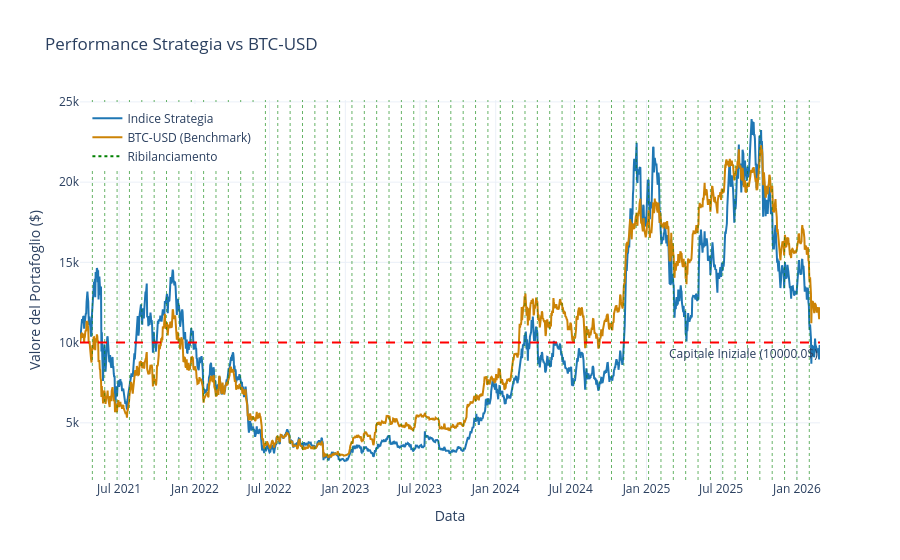
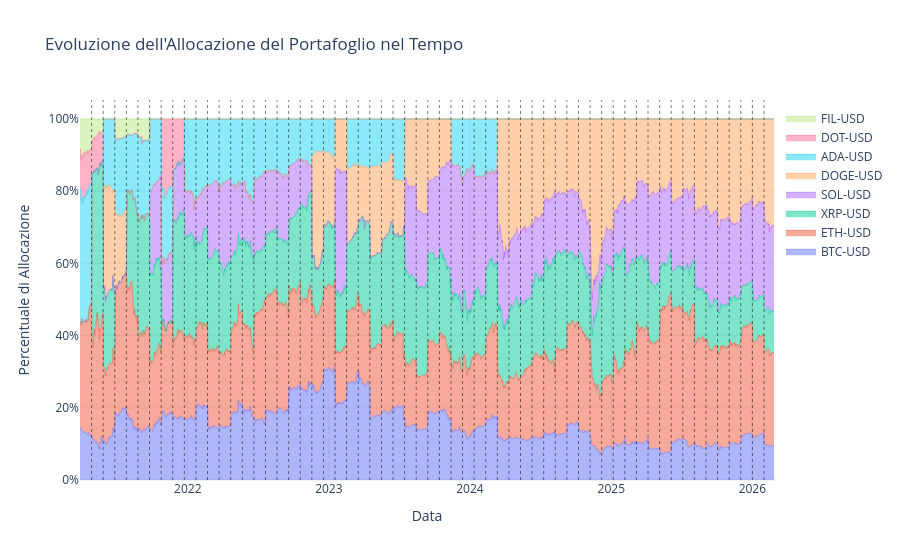

The notebook cell saved with these charts, in order:
### Code cell
# 1. Inizializziamo la strategia figlia con un capitale di partenza
strategy = VolMktCapStrategy(initial_value=10000.0)

# 2. Importiamo i dati
strategy.import_data(assets=conio_coin, timeframe="5y")

# 3. Eseguiamo il backtest (es. ribilanciamento ogni 30 giorni)

strategy.run_strategy(rebalance_freq_days=30)

# 4. Calcoliamo e stampiamo le statistiche
print("\n--- Statistiche di Performance ---")
stats_df = strategy.calculate_stats()
print(stats_df)

# 5. Mostriamo il grafico
strategy.plot_results()
strategy.plot_weights()

### Figure 1 — Plotly figure (JSON) as saved in the notebook; plotly's stock layout.template omitted (floating-point values rounded to 4 significant figures; data arrays with more than 128 entries replaced by an {"elided": "..."} marker saying what was removed)
{"data": [{"line": {"color": "#1f77b4", "width": 2}, "mode": "lines", "name": "Indice Strategia", "type": "scatter", "x": {"elided": "1797 str values"}, "y": {"elided": "1797 float values"}}, {"line": {"color": "#cc8306", "width": 2}, "mode": "lines", "name": "BTC-USD (Benchmark)", "type": "scatter", "x": {"elided": "1797 str values"}, "y": {"elided": "1797 float values"}}, {"line": {"color": "green", "dash": "dot"}, "mode": "lines", "name": "Ribilanciamento", "type": "scatter", "x": [null], "y": [null]}], "layout": {"annotations": [{"showarrow": false, "text": "Capitale Iniziale (10000.0$)", "x": 1, "xanchor": "right", "xref": "x domain", "y": 10000, "yanchor": "top", "yref": "y"}], "hovermode": "x unified", "legend": {"x": 0.01, "xanchor": "left", "y": 0.99, "yanchor": "top"}, "shapes": [{"line": {"color": "red", "dash": "dash"}, "type": "line", "x0": 0, "x1": 1, "xref": "x domain", "y0": 10000, "y1": 10000, "yref": "y"}, {"line": {"color": "green", "dash": "dot", "width": 1}, "opacity": 0.6, "type": "line", "x0": "2021-04-27T00:00:00+00:00", "x1": "2021-04-27T00:00:00+00:00", "xref": "x", "y0": 0, "y1": 1, "yref": "y domain"}, {"line": {"color": "green", "dash": "dot", "width": 1}, "opacity": 0.6, "type": "line", "x0": "2021-05-27T00:00:00+00:00", "x1": "2021-05-27T00:00:00+00:00", "xref": "x", "y0": 0, "y1": 1, "yref": "y domain"}, {"line": {"color": "green", "dash": "dot", "width": 1}, "opacity": 0.6, "type": "line", "x0": "2021-06-26T00:00:00+00:00", "x1": "2021-06-26T00:00:00+00:00", "xref": "x", "y0": 0, "y1": 1, "yref": "y domain"}, {"line": {"color": "green", "dash": "dot", "width": 1}, "opacity": 0.6, "type": "line", "x0": "2021-07-26T00:00:00+00:00", "x1": "2021-07-26T00:00:00+00:00", "xref": "x", "y0": 0, "y1": 1, "yref": "y domain"}, {"line": {"color": "green", "dash": "dot", "width": 1}, "opacity": 0.6, "type": "line", "x0": "2021-08-25T00:00:00+00:00", "x1": "2021-08-25T00:00:00+00:00", "xref": "x", "y0": 0, "y1": 1, "yref": "y domain"}, {"line": {"color": "green", "dash": "dot", "width": 1}, "opacity": 0.6, "type": "line", "x0": "2021-09-24T00:00:00+00:00", "x1": "2021-09-24T00:00:00+00:00", "xref": "x", "y0": 0, "y1": 1, "yref": "y domain"}, {"line": {"color": "green", "dash": "dot", "width": 1}, "opacity": 0.6, "type": "line", "x0": "2021-10-24T00:00:00+00:00", "x1": "2021-10-24T00:00:00+00:00", "xref": "x", "y0": 0, "y1": 1, "yref": "y domain"}, {"line": {"color": "green", "dash": "dot", "width": 1}, "opacity": 0.6, "type": "line", "x0": "2021-11-23T00:00:00+00:00", "x1": "2021-11-23T00:00:00+00:00", "xref": "x", "y0": 0, "y1": 1, "yref": "y domain"}, {"line": {"color": "green", "dash": "dot", "width": 1}, "opacity": 0.6, "type": "line", "x0": "2021-12-23T00:00:00+00:00", "x1": "2021-12-23T00:00:00+00:00", "xref": "x", "y0": 0, "y1": 1, "yref": "y domain"}, {"line": {"color": "green", "dash": "dot", "width": 1}, "opacity": 0.6, "type": "line", "x0": "2022-01-22T00:00:00+00:00", "x1": "2022-01-22T00:00:00+00:00", "xref": "x", "y0": 0, "y1": 1, "yref": "y domain"}, {"line": {"color": "green", "dash": "dot", "width": 1}, "opacity": 0.6, "type": "line", "x0": "2022-02-21T00:00:00+00:00", "x1": "2022-02-21T00:00:00+00:00", "xref": "x", "y0": 0, "y1": 1, "yref": "y domain"}, {"line": {"color": "green", "dash": "dot", "width": 1}, "opacity": 0.6, "type": "line", "x0": "2022-03-23T00:00:00+00:00", "x1": "2022-03-23T00:00:00+00:00", "xref": "x", "y0": 0, "y1": 1, "yref": "y domain"}, {"line": {"color": "green", "dash": "dot", "width": 1}, "opacity": 0.6, "type": "line", "x0": "2022-04-22T00:00:00+00:00", "x1": "2022-04-22T00:00:00+00:00", "xref": "x", "y0": 0, "y1": 1, "yref": "y domain"}, {"line": {"color": "green", "dash": "dot", "width": 1}, "opacity": 0.6, "type": "line", "x0": "2022-05-22T00:00:00+00:00", "x1": "2022-05-22T00:00:00+00:00", "xref": "x", "y0": 0, "y1": 1, "yref": "y domain"}, {"line": {"color": "green", "dash": "dot", "width": 1}, "opacity": 0.6, "type": "line", "x0": "2022-06-21T00:00:00+00:00", "x1": "2022-06-21T00:00:00+00:00", "xref": "x", "y0": 0, "y1": 1, "yref": "y domain"}, {"line": {"color": "green", "dash": "dot", "width": 1}, "opacity": 0.6, "type": "line", "x0": "2022-07-21T00:00:00+00:00", "x1": "2022-07-21T00:00:00+00:00", "xref": "x", "y0": 0, "y1": 1, "yref": "y domain"}, {"line": {"color": "green", "dash": "dot", "width": 1}, "opacity": 0.6, "type": "line", "x0": "2022-08-20T00:00:00+00:00", "x1": "2022-08-20T00:00:00+00:00", "xref": "x", "y0": 0, "y1": 1, "yref": "y domain"}, {"line": {"color": "green", "dash": "dot", "width": 1}, "opacity": 0.6, "type": "line", "x0": "2022-09-19T00:00:00+00:00", "x1": "2022-09-19T00:00:00+00:00", "xref": "x", "y0": 0, "y1": 1, "yref": "y domain"}, {"line": {"color": "green", "dash": "dot", "width": 1}, "opacity": 0.6, "type": "line", "x0": "2022-10-19T00:00:00+00:00", "x1": "2022-10-19T00:00:00+00:00", "xref": "x", "y0": 0, "y1": 1, "yref": "y domain"}, {"line": {"color": "green", "dash": "dot", "width": 1}, "opacity": 0.6, "type": "line", "x0": "2022-11-18T00:00:00+00:00", "x1": "2022-11-18T00:00:00+00:00", "xref": "x", "y0": 0, "y1": 1, "yref": "y domain"}, {"line": {"color": "green", "dash": "dot", "width": 1}, "opacity": 0.6, "type": "line", "x0": "2022-12-18T00:00:00+00:00", "x1": "2022-12-18T00:00:00+00:00", "xref": "x", "y0": 0, "y1": 1, "yref": "y domain"}, {"line": {"color": "green", "dash": "dot", "width": 1}, "opacity": 0.6, "type": "line", "x0": "2023-01-17T00:00:00+00:00", "x1": "2023-01-17T00:00:00+00:00", "xref": "x", "y0": 0, "y1": 1, "yref": "y domain"}, {"line": {"color": "green", "dash": "dot", "width": 1}, "opacity": 0.6, "type": "line", "x0": "2023-02-16T00:00:00+00:00", "x1": "2023-02-16T00:00:00+00:00", "xref": "x", "y0": 0, "y1": 1, "yref": "y domain"}, {"line": {"color": "green", "dash": "dot", "width": 1}, "opacity": 0.6, "type": "line", "x0": "2023-03-18T00:00:00+00:00", "x1": "2023-03-18T00:00:00+00:00", "xref": "x", "y0": 0, "y1": 1, "yref": "y domain"}, {"line": {"color": "green", "dash": "dot", "width": 1}, "opacity": 0.6, "type": "line", "x0": "2023-04-17T00:00:00+00:00", "x1": "2023-04-17T00:00:00+00:00", "xref": "x", "y0": 0, "y1": 1, "yref": "y domain"}, {"line": {"color": "green", "dash": "dot", "width": 1}, "opacity": 0.6, "type": "line", "x0": "2023-05-17T00:00:00+00:00", "x1": "2023-05-17T00:00:00+00:00", "xref": "x", "y0": 0, "y1": 1, "yref": "y domain"}, {"line": {"color": "green", "dash": "dot", "width": 1}, "opacity": 0.6, "type": "line", "x0": "2023-06-16T00:00:00+00:00", "x1": "2023-06-16T00:00:00+00:00", "xref": "x", "y0": 0, "y1": 1, "yref": "y domain"}, {"line": {"color": "green", "dash": "dot", "width": 1}, "opacity": 0.6, "type": "line", "x0": "2023-07-16T00:00:00+00:00", "x1": "2023-07-16T00:00:00+00:00", "xref": "x", "y0": 0, "y1": 1, "yref": "y domain"}, {"line": {"color": "green", "dash": "dot", "width": 1}, "opacity": 0.6, "type": "line", "x0": "2023-08-15T00:00:00+00:00", "x1": "2023-08-15T00:00:00+00:00", "xref": "x", "y0": 0, "y1": 1, "yref": "y domain"}, {"line": {"color": "green", "dash": "dot", "width": 1}, "opacity": 0.6, "type": "line", "x0": "2023-09-14T00:00:00+00:00", "x1": "2023-09-14T00:00:00+00:00", "xref": "x", "y0": 0, "y1": 1, "yref": "y domain"}, {"line": {"color": "green", "dash": "dot", "width": 1}, "opacity": 0.6, "type": "line", "x0": "2023-10-14T00:00:00+00:00", "x1": "2023-10-14T00:00:00+00:00", "xref": "x", "y0": 0, "y1": 1, "yref": "y domain"}, {"line": {"color": "green", "dash": "dot", "width": 1}, "opacity": 0.6, "type": "line", "x0": "2023-11-13T00:00:00+00:00", "x1": "2023-11-13T00:00:00+00:00", "xref": "x", "y0": 0, "y1": 1, "yref": "y domain"}, {"line": {"color": "green", "dash": "dot", "width": 1}, "opacity": 0.6, "type": "line", "x0": "2023-12-13T00:00:00+00:00", "x1": "2023-12-13T00:00:00+00:00", "xref": "x", "y0": 0, "y1": 1, "yref": "y domain"}, {"line": {"color": "green", "dash": "dot", "width": 1}, "opacity": 0.6, "type": "line", "x0": "2024-01-12T00:00:00+00:00", "x1": "2024-01-12T00:00:00+00:00", "xref": "x", "y0": 0, "y1": 1, "yref": "y domain"}, {"line": {"color": "green", "dash": "dot", "width": 1}, "opacity": 0.6, "type": "line", "x0": "2024-02-11T00:00:00+00:00", "x1": "2024-02-11T00:00:00+00:00", "xref": "x", "y0": 0, "y1": 1, "yref": "y domain"}, {"line": {"color": "green", "dash": "dot", "width": 1}, "opacity": 0.6, "type": "line", "x0": "2024-03-12T00:00:00+00:00", "x1": "2024-03-12T00:00:00+00:00", "xref": "x", "y0": 0, "y1": 1, "yref": "y domain"}, {"line": {"color": "green", "dash": "dot", "width": 1}, "opacity": 0.6, "type": "line", "x0": "2024-04-11T00:00:00+00:00", "x1": "2024-04-11T00:00:00+00:00", "xref": "x", "y0": 0, "y1": 1, "yref": "y domain"}, {"line": {"color": "green", "dash": "dot", "width": 1}, "opacity": 0.6, "type": "line", "x0": "2024-05-11T00:00:00+00:00", "x1": "2024-05-11T00:00:00+00:00", "xref": "x", "y0": 0, "y1": 1, "yref": "y domain"}, {"line": {"color": "green", "dash": "dot", "width": 1}, "opacity": 0.6, "type": "line", "x0": "2024-06-10T00:00:00+00:00", "x1": "2024-06-10T00:00:00+00:00", "xref": "x", "y0": 0, "y1": 1, "yref": "y domain"}, {"line": {"color": "green", "dash": "dot", "width": 1}, "opacity": 0.6, "type": "line", "x0": "2024-07-10T00:00:00+00:00", "x1": "2024-07-10T00:00:00+00:00", "xref": "x", "y0": 0, "y1": 1, "yref": "y domain"}, {"line": {"color": "green", "dash": "dot", "width": 1}, "opacity": 0.6, "type": "line", "x0": "2024-08-09T00:00:00+00:00", "x1": "2024-08-09T00:00:00+00:00", "xref": "x", "y0": 0, "y1": 1, "yref": "y domain"}, {"line": {"color": "green", "dash": "dot", "width": 1}, "opacity": 0.6, "type": "line", "x0": "2024-09-08T00:00:00+00:00", "x1": "2024-09-08T00:00:00+00:00", "xref": "x", "y0": 0, "y1": 1, "yref": "y domain"}, {"line": {"color": "green", "dash": "dot", "width": 1}, "opacity": 0.6, "type": "line", "x0": "2024-10-08T00:00:00+00:00", "x1": "2024-10-08T00:00:00+00:00", "xref": "x", "y0": 0, "y1": 1, "yref": "y domain"}, {"line": {"color": "green", "dash": "dot", "width": 1}, "opacity": 0.6, "type": "line", "x0": "2024-11-07T00:00:00+00:00", "x1": "2024-11-07T00:00:00+00:00", "xref": "x", "y0": 0, "y1": 1, "yref": "y domain"}, {"line": {"color": "green", "dash": "dot", "width": 1}, "opacity": 0.6, "type": "line", "x0": "2024-12-07T00:00:00+00:00", "x1": "2024-12-07T00:00:00+00:00", "xref": "x", "y0": 0, "y1": 1, "yref": "y domain"}, {"line": {"color": "green", "dash": "dot", "width": 1}, "opacity": 0.6, "type": "line", "x0": "2025-01-06T00:00:00+00:00", "x1": "2025-01-06T00:00:00+00:00", "xref": "x", "y0": 0, "y1": 1, "yref": "y domain"}, {"line": {"color": "green", "dash": "dot", "width": 1}, "opacity": 0.6, "type": "line", "x0": "2025-02-05T00:00:00+00:00", "x1": "2025-02-05T00:00:00+00:00", "xref": "x", "y0": 0, "y1": 1, "yref": "y domain"}, {"line": {"color": "green", "dash": "dot", "width": 1}, "opacity": 0.6, "type": "line", "x0": "2025-03-07T00:00:00+00:00", "x1": "2025-03-07T00:00:00+00:00", "xref": "x", "y0": 0, "y1": 1, "yref": "y domain"}, {"line": {"color": "green", "dash": "dot", "width": 1}, "opacity": 0.6, "type": "line", "x0": "2025-04-06T00:00:00+00:00", "x1": "2025-04-06T00:00:00+00:00", "xref": "x", "y0": 0, "y1": 1, "yref": "y domain"}, {"line": {"color": "green", "dash": "dot", "width": 1}, "opacity": 0.6, "type": "line", "x0": "2025-05-06T00:00:00+00:00", "x1": "2025-05-06T00:00:00+00:00", "xref": "x", "y0": 0, "y1": 1, "yref": "y domain"}, {"line": {"color": "green", "dash": "dot", "width": 1}, "opacity": 0.6, "type": "line", "x0": "2025-06-05T00:00:00+00:00", "x1": "2025-06-05T00:00:00+00:00", "xref": "x", "y0": 0, "y1": 1, "yref": "y domain"}, {"line": {"color": "green", "dash": "dot", "width": 1}, "opacity": 0.6, "type": "line", "x0": "2025-07-05T00:00:00+00:00", "x1": "2025-07-05T00:00:00+00:00", "xref": "x", "y0": 0, "y1": 1, "yref": "y domain"}, {"line": {"color": "green", "dash": "dot", "width": 1}, "opacity": 0.6, "type": "line", "x0": "2025-08-04T00:00:00+00:00", "x1": "2025-08-04T00:00:00+00:00", "xref": "x", "y0": 0, "y1": 1, "yref": "y domain"}, {"line": {"color": "green", "dash": "dot", "width": 1}, "opacity": 0.6, "type": "line", "x0": "2025-09-03T00:00:00+00:00", "x1": "2025-09-03T00:00:00+00:00", "xref": "x", "y0": 0, "y1": 1, "yref": "y domain"}, {"line": {"color": "green", "dash": "dot", "width": 1}, "opacity": 0.6, "type": "line", "x0": "2025-10-03T00:00:00+00:00", "x1": "2025-10-03T00:00:00+00:00", "xref": "x", "y0": 0, "y1": 1, "yref": "y domain"}, {"line": {"color": "green", "dash": "dot", "width": 1}, "opacity": 0.6, "type": "line", "x0": "2025-11-02T00:00:00+00:00", "x1": "2025-11-02T00:00:00+00:00", "xref": "x", "y0": 0, "y1": 1, "yref": "y domain"}, {"line": {"color": "green", "dash": "dot", "width": 1}, "opacity": 0.6, "type": "line", "x0": "2025-12-02T00:00:00+00:00", "x1": "2025-12-02T00:00:00+00:00", "xref": "x", "y0": 0, "y1": 1, "yref": "y domain"}, {"line": {"color": "green", "dash": "dot", "width": 1}, "opacity": 0.6, "type": "line", "x0": "2026-01-01T00:00:00+00:00", "x1": "2026-01-01T00:00:00+00:00", "xref": "x", "y0": 0, "y1": 1, "yref": "y domain"}, {"line": {"color": "green", "dash": "dot", "width": 1}, "opacity": 0.6, "type": "line", "x0": "2026-01-31T00:00:00+00:00", "x1": "2026-01-31T00:00:00+00:00", "xref": "x", "y0": 0, "y1": 1, "yref": "y domain"}], "title": {"text": "Performance Strategia vs BTC-USD"}, "xaxis": {"title": {"text": "Data"}}, "yaxis": {"title": {"text": "Valore del Portafoglio ($)"}}}}

### Figure 2 — Plotly figure (JSON) as saved in the notebook; plotly's stock layout.template omitted (floating-point values rounded to 4 significant figures; data arrays with more than 128 entries replaced by an {"elided": "..."} marker saying what was removed)
{"data": [{"line": {"width": 0.5}, "mode": "lines", "name": "BTC-USD", "stackgroup": "one", "type": "scatter", "x": {"elided": "1797 str values"}, "y": {"elided": "1797 float values"}}, {"line": {"width": 0.5}, "mode": "lines", "name": "ETH-USD", "stackgroup": "one", "type": "scatter", "x": {"elided": "1797 str values"}, "y": {"elided": "1797 float values"}}, {"line": {"width": 0.5}, "mode": "lines", "name": "XRP-USD", "stackgroup": "one", "type": "scatter", "x": {"elided": "1797 str values"}, "y": {"elided": "1797 float values"}}, {"line": {"width": 0.5}, "mode": "lines", "name": "SOL-USD", "stackgroup": "one", "type": "scatter", "x": {"elided": "1797 str values"}, "y": {"elided": "1797 float values"}}, {"line": {"width": 0.5}, "mode": "lines", "name": "DOGE-USD", "stackgroup": "one", "type": "scatter", "x": {"elided": "1797 str values"}, "y": {"elided": "1797 float values"}}, {"line": {"width": 0.5}, "mode": "lines", "name": "ADA-USD", "stackgroup": "one", "type": "scatter", "x": {"elided": "1797 str values"}, "y": {"elided": "1797 float values"}}, {"line": {"width": 0.5}, "mode": "lines", "name": "DOT-USD", "stackgroup": "one", "type": "scatter", "x": {"elided": "1797 str values"}, "y": {"elided": "1797 float values"}}, {"line": {"width": 0.5}, "mode": "lines", "name": "FIL-USD", "stackgroup": "one", "type": "scatter", "x": {"elided": "1797 str values"}, "y": {"elided": "1797 float values"}}], "layout": {"hovermode": "x unified", "legend": {"x": 1.01, "xanchor": "left", "y": 0.99, "yanchor": "top"}, "shapes": [{"line": {"color": "black", "dash": "dot", "width": 1}, "opacity": 0.5, "type": "line", "x0": "2021-04-27T00:00:00+00:00", "x1": "2021-04-27T00:00:00+00:00", "xref": "x", "y0": 0, "y1": 1, "yref": "y domain"}, {"line": {"color": "black", "dash": "dot", "width": 1}, "opacity": 0.5, "type": "line", "x0": "2021-05-27T00:00:00+00:00", "x1": "2021-05-27T00:00:00+00:00", "xref": "x", "y0": 0, "y1": 1, "yref": "y domain"}, {"line": {"color": "black", "dash": "dot", "width": 1}, "opacity": 0.5, "type": "line", "x0": "2021-06-26T00:00:00+00:00", "x1": "2021-06-26T00:00:00+00:00", "xref": "x", "y0": 0, "y1": 1, "yref": "y domain"}, {"line": {"color": "black", "dash": "dot", "width": 1}, "opacity": 0.5, "type": "line", "x0": "2021-07-26T00:00:00+00:00", "x1": "2021-07-26T00:00:00+00:00", "xref": "x", "y0": 0, "y1": 1, "yref": "y domain"}, {"line": {"color": "black", "dash": "dot", "width": 1}, "opacity": 0.5, "type": "line", "x0": "2021-08-25T00:00:00+00:00", "x1": "2021-08-25T00:00:00+00:00", "xref": "x", "y0": 0, "y1": 1, "yref": "y domain"}, {"line": {"color": "black", "dash": "dot", "width": 1}, "opacity": 0.5, "type": "line", "x0": "2021-09-24T00:00:00+00:00", "x1": "2021-09-24T00:00:00+00:00", "xref": "x", "y0": 0, "y1": 1, "yref": "y domain"}, {"line": {"color": "black", "dash": "dot", "width": 1}, "opacity": 0.5, "type": "line", "x0": "2021-10-24T00:00:00+00:00", "x1": "2021-10-24T00:00:00+00:00", "xref": "x", "y0": 0, "y1": 1, "yref": "y domain"}, {"line": {"color": "black", "dash": "dot", "width": 1}, "opacity": 0.5, "type": "line", "x0": "2021-11-23T00:00:00+00:00", "x1": "2021-11-23T00:00:00+00:00", "xref": "x", "y0": 0, "y1": 1, "yref": "y domain"}, {"line": {"color": "black", "dash": "dot", "width": 1}, "opacity": 0.5, "type": "line", "x0": "2021-12-23T00:00:00+00:00", "x1": "2021-12-23T00:00:00+00:00", "xref": "x", "y0": 0, "y1": 1, "yref": "y domain"}, {"line": {"color": "black", "dash": "dot", "width": 1}, "opacity": 0.5, "type": "line", "x0": "2022-01-22T00:00:00+00:00", "x1": "2022-01-22T00:00:00+00:00", "xref": "x", "y0": 0, "y1": 1, "yref": "y domain"}, {"line": {"color": "black", "dash": "dot", "width": 1}, "opacity": 0.5, "type": "line", "x0": "2022-02-21T00:00:00+00:00", "x1": "2022-02-21T00:00:00+00:00", "xref": "x", "y0": 0, "y1": 1, "yref": "y domain"}, {"line": {"color": "black", "dash": "dot", "width": 1}, "opacity": 0.5, "type": "line", "x0": "2022-03-23T00:00:00+00:00", "x1": "2022-03-23T00:00:00+00:00", "xref": "x", "y0": 0, "y1": 1, "yref": "y domain"}, {"line": {"color": "black", "dash": "dot", "width": 1}, "opacity": 0.5, "type": "line", "x0": "2022-04-22T00:00:00+00:00", "x1": "2022-04-22T00:00:00+00:00", "xref": "x", "y0": 0, "y1": 1, "yref": "y domain"}, {"line": {"color": "black", "dash": "dot", "width": 1}, "opacity": 0.5, "type": "line", "x0": "2022-05-22T00:00:00+00:00", "x1": "2022-05-22T00:00:00+00:00", "xref": "x", "y0": 0, "y1": 1, "yref": "y domain"}, {"line": {"color": "black", "dash": "dot", "width": 1}, "opacity": 0.5, "type": "line", "x0": "2022-06-21T00:00:00+00:00", "x1": "2022-06-21T00:00:00+00:00", "xref": "x", "y0": 0, "y1": 1, "yref": "y domain"}, {"line": {"color": "black", "dash": "dot", "width": 1}, "opacity": 0.5, "type": "line", "x0": "2022-07-21T00:00:00+00:00", "x1": "2022-07-21T00:00:00+00:00", "xref": "x", "y0": 0, "y1": 1, "yref": "y domain"}, {"line": {"color": "black", "dash": "dot", "width": 1}, "opacity": 0.5, "type": "line", "x0": "2022-08-20T00:00:00+00:00", "x1": "2022-08-20T00:00:00+00:00", "xref": "x", "y0": 0, "y1": 1, "yref": "y domain"}, {"line": {"color": "black", "dash": "dot", "width": 1}, "opacity": 0.5, "type": "line", "x0": "2022-09-19T00:00:00+00:00", "x1": "2022-09-19T00:00:00+00:00", "xref": "x", "y0": 0, "y1": 1, "yref": "y domain"}, {"line": {"color": "black", "dash": "dot", "width": 1}, "opacity": 0.5, "type": "line", "x0": "2022-10-19T00:00:00+00:00", "x1": "2022-10-19T00:00:00+00:00", "xref": "x", "y0": 0, "y1": 1, "yref": "y domain"}, {"line": {"color": "black", "dash": "dot", "width": 1}, "opacity": 0.5, "type": "line", "x0": "2022-11-18T00:00:00+00:00", "x1": "2022-11-18T00:00:00+00:00", "xref": "x", "y0": 0, "y1": 1, "yref": "y domain"}, {"line": {"color": "black", "dash": "dot", "width": 1}, "opacity": 0.5, "type": "line", "x0": "2022-12-18T00:00:00+00:00", "x1": "2022-12-18T00:00:00+00:00", "xref": "x", "y0": 0, "y1": 1, "yref": "y domain"}, {"line": {"color": "black", "dash": "dot", "width": 1}, "opacity": 0.5, "type": "line", "x0": "2023-01-17T00:00:00+00:00", "x1": "2023-01-17T00:00:00+00:00", "xref": "x", "y0": 0, "y1": 1, "yref": "y domain"}, {"line": {"color": "black", "dash": "dot", "width": 1}, "opacity": 0.5, "type": "line", "x0": "2023-02-16T00:00:00+00:00", "x1": "2023-02-16T00:00:00+00:00", "xref": "x", "y0": 0, "y1": 1, "yref": "y domain"}, {"line": {"color": "black", "dash": "dot", "width": 1}, "opacity": 0.5, "type": "line", "x0": "2023-03-18T00:00:00+00:00", "x1": "2023-03-18T00:00:00+00:00", "xref": "x", "y0": 0, "y1": 1, "yref": "y domain"}, {"line": {"color": "black", "dash": "dot", "width": 1}, "opacity": 0.5, "type": "line", "x0": "2023-04-17T00:00:00+00:00", "x1": "2023-04-17T00:00:00+00:00", "xref": "x", "y0": 0, "y1": 1, "yref": "y domain"}, {"line": {"color": "black", "dash": "dot", "width": 1}, "opacity": 0.5, "type": "line", "x0": "2023-05-17T00:00:00+00:00", "x1": "2023-05-17T00:00:00+00:00", "xref": "x", "y0": 0, "y1": 1, "yref": "y domain"}, {"line": {"color": "black", "dash": "dot", "width": 1}, "opacity": 0.5, "type": "line", "x0": "2023-06-16T00:00:00+00:00", "x1": "2023-06-16T00:00:00+00:00", "xref": "x", "y0": 0, "y1": 1, "yref": "y domain"}, {"line": {"color": "black", "dash": "dot", "width": 1}, "opacity": 0.5, "type": "line", "x0": "2023-07-16T00:00:00+00:00", "x1": "2023-07-16T00:00:00+00:00", "xref": "x", "y0": 0, "y1": 1, "yref": "y domain"}, {"line": {"color": "black", "dash": "dot", "width": 1}, "opacity": 0.5, "type": "line", "x0": "2023-08-15T00:00:00+00:00", "x1": "2023-08-15T00:00:00+00:00", "xref": "x", "y0": 0, "y1": 1, "yref": "y domain"}, {"line": {"color": "black", "dash": "dot", "width": 1}, "opacity": 0.5, "type": "line", "x0": "2023-09-14T00:00:00+00:00", "x1": "2023-09-14T00:00:00+00:00", "xref": "x", "y0": 0, "y1": 1, "yref": "y domain"}, {"line": {"color": "black", "dash": "dot", "width": 1}, "opacity": 0.5, "type": "line", "x0": "2023-10-14T00:00:00+00:00", "x1": "2023-10-14T00:00:00+00:00", "xref": "x", "y0": 0, "y1": 1, "yref": "y domain"}, {"line": {"color": "black", "dash": "dot", "width": 1}, "opacity": 0.5, "type": "line", "x0": "2023-11-13T00:00:00+00:00", "x1": "2023-11-13T00:00:00+00:00", "xref": "x", "y0": 0, "y1": 1, "yref": "y domain"}, {"line": {"color": "black", "dash": "dot", "width": 1}, "opacity": 0.5, "type": "line", "x0": "2023-12-13T00:00:00+00:00", "x1": "2023-12-13T00:00:00+00:00", "xref": "x", "y0": 0, "y1": 1, "yref": "y domain"}, {"line": {"color": "black", "dash": "dot", "width": 1}, "opacity": 0.5, "type": "line", "x0": "2024-01-12T00:00:00+00:00", "x1": "2024-01-12T00:00:00+00:00", "xref": "x", "y0": 0, "y1": 1, "yref": "y domain"}, {"line": {"color": "black", "dash": "dot", "width": 1}, "opacity": 0.5, "type": "line", "x0": "2024-02-11T00:00:00+00:00", "x1": "2024-02-11T00:00:00+00:00", "xref": "x", "y0": 0, "y1": 1, "yref": "y domain"}, {"line": {"color": "black", "dash": "dot", "width": 1}, "opacity": 0.5, "type": "line", "x0": "2024-03-12T00:00:00+00:00", "x1": "2024-03-12T00:00:00+00:00", "xref": "x", "y0": 0, "y1": 1, "yref": "y domain"}, {"line": {"color": "black", "dash": "dot", "width": 1}, "opacity": 0.5, "type": "line", "x0": "2024-04-11T00:00:00+00:00", "x1": "2024-04-11T00:00:00+00:00", "xref": "x", "y0": 0, "y1": 1, "yref": "y domain"}, {"line": {"color": "black", "dash": "dot", "width": 1}, "opacity": 0.5, "type": "line", "x0": "2024-05-11T00:00:00+00:00", "x1": "2024-05-11T00:00:00+00:00", "xref": "x", "y0": 0, "y1": 1, "yref": "y domain"}, {"line": {"color": "black", "dash": "dot", "width": 1}, "opacity": 0.5, "type": "line", "x0": "2024-06-10T00:00:00+00:00", "x1": "2024-06-10T00:00:00+00:00", "xref": "x", "y0": 0, "y1": 1, "yref": "y domain"}, {"line": {"color": "black", "dash": "dot", "width": 1}, "opacity": 0.5, "type": "line", "x0": "2024-07-10T00:00:00+00:00", "x1": "2024-07-10T00:00:00+00:00", "xref": "x", "y0": 0, "y1": 1, "yref": "y domain"}, {"line": {"color": "black", "dash": "dot", "width": 1}, "opacity": 0.5, "type": "line", "x0": "2024-08-09T00:00:00+00:00", "x1": "2024-08-09T00:00:00+00:00", "xref": "x", "y0": 0, "y1": 1, "yref": "y domain"}, {"line": {"color": "black", "dash": "dot", "width": 1}, "opacity": 0.5, "type": "line", "x0": "2024-09-08T00:00:00+00:00", "x1": "2024-09-08T00:00:00+00:00", "xref": "x", "y0": 0, "y1": 1, "yref": "y domain"}, {"line": {"color": "black", "dash": "dot", "width": 1}, "opacity": 0.5, "type": "line", "x0": "2024-10-08T00:00:00+00:00", "x1": "2024-10-08T00:00:00+00:00", "xref": "x", "y0": 0, "y1": 1, "yref": "y domain"}, {"line": {"color": "black", "dash": "dot", "width": 1}, "opacity": 0.5, "type": "line", "x0": "2024-11-07T00:00:00+00:00", "x1": "2024-11-07T00:00:00+00:00", "xref": "x", "y0": 0, "y1": 1, "yref": "y domain"}, {"line": {"color": "black", "dash": "dot", "width": 1}, "opacity": 0.5, "type": "line", "x0": "2024-12-07T00:00:00+00:00", "x1": "2024-12-07T00:00:00+00:00", "xref": "x", "y0": 0, "y1": 1, "yref": "y domain"}, {"line": {"color": "black", "dash": "dot", "width": 1}, "opacity": 0.5, "type": "line", "x0": "2025-01-06T00:00:00+00:00", "x1": "2025-01-06T00:00:00+00:00", "xref": "x", "y0": 0, "y1": 1, "yref": "y domain"}, {"line": {"color": "black", "dash": "dot", "width": 1}, "opacity": 0.5, "type": "line", "x0": "2025-02-05T00:00:00+00:00", "x1": "2025-02-05T00:00:00+00:00", "xref": "x", "y0": 0, "y1": 1, "yref": "y domain"}, {"line": {"color": "black", "dash": "dot", "width": 1}, "opacity": 0.5, "type": "line", "x0": "2025-03-07T00:00:00+00:00", "x1": "2025-03-07T00:00:00+00:00", "xref": "x", "y0": 0, "y1": 1, "yref": "y domain"}, {"line": {"color": "black", "dash": "dot", "width": 1}, "opacity": 0.5, "type": "line", "x0": "2025-04-06T00:00:00+00:00", "x1": "2025-04-06T00:00:00+00:00", "xref": "x", "y0": 0, "y1": 1, "yref": "y domain"}, {"line": {"color": "black", "dash": "dot", "width": 1}, "opacity": 0.5, "type": "line", "x0": "2025-05-06T00:00:00+00:00", "x1": "2025-05-06T00:00:00+00:00", "xref": "x", "y0": 0, "y1": 1, "yref": "y domain"}, {"line": {"color": "black", "dash": "dot", "width": 1}, "opacity": 0.5, "type": "line", "x0": "2025-06-05T00:00:00+00:00", "x1": "2025-06-05T00:00:00+00:00", "xref": "x", "y0": 0, "y1": 1, "yref": "y domain"}, {"line": {"color": "black", "dash": "dot", "width": 1}, "opacity": 0.5, "type": "line", "x0": "2025-07-05T00:00:00+00:00", "x1": "2025-07-05T00:00:00+00:00", "xref": "x", "y0": 0, "y1": 1, "yref": "y domain"}, {"line": {"color": "black", "dash": "dot", "width": 1}, "opacity": 0.5, "type": "line", "x0": "2025-08-04T00:00:00+00:00", "x1": "2025-08-04T00:00:00+00:00", "xref": "x", "y0": 0, "y1": 1, "yref": "y domain"}, {"line": {"color": "black", "dash": "dot", "width": 1}, "opacity": 0.5, "type": "line", "x0": "2025-09-03T00:00:00+00:00", "x1": "2025-09-03T00:00:00+00:00", "xref": "x", "y0": 0, "y1": 1, "yref": "y domain"}, {"line": {"color": "black", "dash": "dot", "width": 1}, "opacity": 0.5, "type": "line", "x0": "2025-10-03T00:00:00+00:00", "x1": "2025-10-03T00:00:00+00:00", "xref": "x", "y0": 0, "y1": 1, "yref": "y domain"}, {"line": {"color": "black", "dash": "dot", "width": 1}, "opacity": 0.5, "type": "line", "x0": "2025-11-02T00:00:00+00:00", "x1": "2025-11-02T00:00:00+00:00", "xref": "x", "y0": 0, "y1": 1, "yref": "y domain"}, {"line": {"color": "black", "dash": "dot", "width": 1}, "opacity": 0.5, "type": "line", "x0": "2025-12-02T00:00:00+00:00", "x1": "2025-12-02T00:00:00+00:00", "xref": "x", "y0": 0, "y1": 1, "yref": "y domain"}, {"line": {"color": "black", "dash": "dot", "width": 1}, "opacity": 0.5, "type": "line", "x0": "2026-01-01T00:00:00+00:00", "x1": "2026-01-01T00:00:00+00:00", "xref": "x", "y0": 0, "y1": 1, "yref": "y domain"}, {"line": {"color": "black", "dash": "dot", "width": 1}, "opacity": 0.5, "type": "line", "x0": "2026-01-31T00:00:00+00:00", "x1": "2026-01-31T00:00:00+00:00", "xref": "x", "y0": 0, "y1": 1, "yref": "y domain"}], "title": {"text": "Evoluzione dell'Allocazione del Portafoglio nel Tempo"}, "xaxis": {"title": {"text": "Data"}}, "yaxis": {"tickformat": ".0%", "title": {"text": "Percentuale di Allocazione"}}}}
